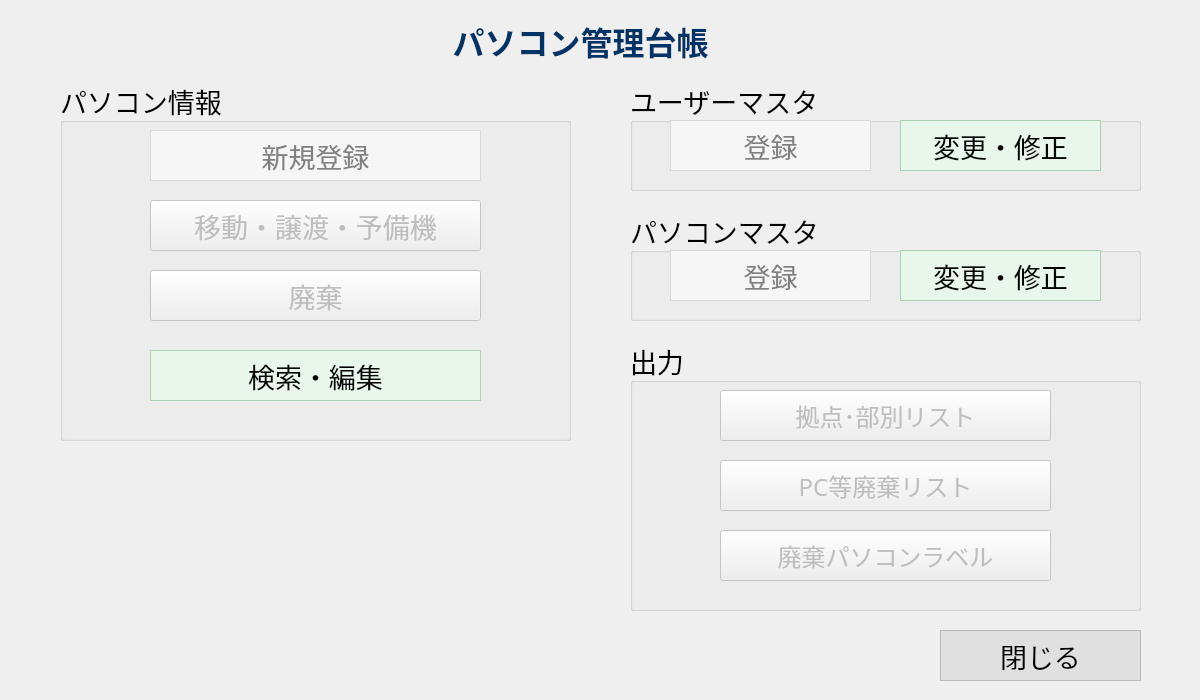
<?xml version="1.0" encoding="UTF-8"?>
<ui version="4.0">
 <class>MainWindow</class>
 <widget class="QMainWindow" name="MainWindow">
  <property name="geometry">
   <rect>
    <x>0</x>
    <y>0</y>
    <width>1200</width>
    <height>700</height>
   </rect>
  </property>
  <property name="minimumSize">
   <size>
    <width>1200</width>
    <height>700</height>
   </size>
  </property>
  <property name="maximumSize">
   <size>
    <width>1200</width>
    <height>700</height>
   </size>
  </property>
  <property name="windowTitle">
   <string>MainWindow</string>
  </property>
  <widget class="QWidget" name="centralwidget">
   <widget class="QLabel" name="label">
    <property name="enabled">
     <bool>false</bool>
    </property>
    <property name="geometry">
     <rect>
      <x>420</x>
      <y>20</y>
      <width>321</width>
      <height>41</height>
     </rect>
    </property>
    <property name="font">
     <font>
      <family>Meiryo</family>
      <pointsize>24</pointsize>
      <bold>true</bold>
     </font>
    </property>
    <property name="styleSheet">
     <string notr="true">color: #003366;
font-size: 24pt;
font-weight: bold;</string>
    </property>
    <property name="text">
     <string>パソコン管理台帳</string>
    </property>
    <property name="alignment">
     <set>Qt::AlignmentFlag::AlignCenter</set>
    </property>
   </widget>
   <widget class="QGroupBox" name="grpPcInfo">
    <property name="geometry">
     <rect>
      <x>60</x>
      <y>80</y>
      <width>511</width>
      <height>361</height>
     </rect>
    </property>
    <property name="font">
     <font>
      <family>Meiryo</family>
      <pointsize>20</pointsize>
     </font>
    </property>
    <property name="title">
     <string>パソコン情報</string>
    </property>
    <widget class="QPushButton" name="btnNewPcRegister">
     <property name="enabled">
      <bool>false</bool>
     </property>
     <property name="geometry">
      <rect>
       <x>90</x>
       <y>50</y>
       <width>331</width>
       <height>51</height>
      </rect>
     </property>
     <property name="font">
      <font>
       <family>Meiryo</family>
       <pointsize>20</pointsize>
      </font>
     </property>
     <property name="styleSheet">
      <string notr="true">QPushButton {
    background-color: #E6F0FA;      /* 通常：淡い青 */
    color: #000000;                 /* 黒字 */
    border: 1px solid #AFC7E3;      /* 薄い青の枠線 */
    border-radius: 0px;             /* 角丸なし */
}

QPushButton:hover {
    background-color: #D6E6F5;      /* ホバー：少し濃い青 */
    color: #000000;                 /* 黒字のまま */
}

QPushButton:pressed {
    background-color: #C5D9EE;      /* 押下：さらに濃い青 */
    color: #000000;                 /* 黒字のまま */
}

QPushButton:disabled {
    background-color: #F6F6F6;
    color: #808080;
    border: 1px solid #D9D9D9;
}</string>
     </property>
     <property name="text">
      <string>新規登録</string>
     </property>
    </widget>
    <widget class="QPushButton" name="btnTransfer">
     <property name="enabled">
      <bool>false</bool>
     </property>
     <property name="geometry">
      <rect>
       <x>90</x>
       <y>120</y>
       <width>331</width>
       <height>51</height>
      </rect>
     </property>
     <property name="text">
      <string>移動・譲渡・予備機</string>
     </property>
    </widget>
    <widget class="QPushButton" name="btnDispose">
     <property name="enabled">
      <bool>false</bool>
     </property>
     <property name="geometry">
      <rect>
       <x>90</x>
       <y>190</y>
       <width>331</width>
       <height>51</height>
      </rect>
     </property>
     <property name="text">
      <string>廃棄</string>
     </property>
    </widget>
    <widget class="QPushButton" name="btnSearchEdit">
     <property name="enabled">
      <bool>true</bool>
     </property>
     <property name="geometry">
      <rect>
       <x>90</x>
       <y>270</y>
       <width>331</width>
       <height>51</height>
      </rect>
     </property>
     <property name="styleSheet">
      <string notr="true">QPushButton {
    background-color: #E8F6EC;   /* 通常：淡い緑 */
    color: #000000;
    border: 1px solid #A9D3B2;   /* 淡い緑の枠線 */
    border-radius: 0px;
}

QPushButton:hover {
    background-color: #D9EFDF;   /* ホバー */
    color: #000000;
}

QPushButton:pressed {
    background-color: #C6E5CE;   /* 押下 */
    color: #000000;
}</string>
     </property>
     <property name="text">
      <string>検索・編集</string>
     </property>
    </widget>
   </widget>
   <widget class="QGroupBox" name="grpUserMaster">
    <property name="geometry">
     <rect>
      <x>630</x>
      <y>80</y>
      <width>511</width>
      <height>111</height>
     </rect>
    </property>
    <property name="font">
     <font>
      <family>Meiryo</family>
      <pointsize>20</pointsize>
     </font>
    </property>
    <property name="title">
     <string>ユーザーマスタ</string>
    </property>
    <widget class="QPushButton" name="btnUserMasterRegister">
     <property name="enabled">
      <bool>false</bool>
     </property>
     <property name="geometry">
      <rect>
       <x>40</x>
       <y>40</y>
       <width>201</width>
       <height>51</height>
      </rect>
     </property>
     <property name="font">
      <font>
       <family>Meiryo</family>
       <pointsize>20</pointsize>
      </font>
     </property>
     <property name="styleSheet">
      <string notr="true">QPushButton {
    background-color: #E6F0FA;      /* 通常：淡い青 */
    color: #000000;                 /* 黒字 */
    border: 1px solid #AFC7E3;      /* 薄い青の枠線 */
    border-radius: 0px;             /* 角丸なし */
}

QPushButton:hover {
    background-color: #D6E6F5;      /* ホバー：少し濃い青 */
    color: #000000;                 /* 黒字のまま */
}

QPushButton:pressed {
    background-color: #C5D9EE;      /* 押下：さらに濃い青 */
    color: #000000;                 /* 黒字のまま */
}

QPushButton:disabled {
    background-color: #F6F6F6;
    color: #808080;
    border: 1px solid #D9D9D9;
}</string>
     </property>
     <property name="text">
      <string>登録</string>
     </property>
    </widget>
    <widget class="QPushButton" name="btnUserMasterEdit">
     <property name="enabled">
      <bool>true</bool>
     </property>
     <property name="geometry">
      <rect>
       <x>270</x>
       <y>40</y>
       <width>201</width>
       <height>51</height>
      </rect>
     </property>
     <property name="styleSheet">
      <string notr="true">QPushButton {
    background-color: #E8F6EC;   /* 通常：淡い緑 */
    color: #000000;
    border: 1px solid #A9D3B2;   /* 淡い緑の枠線 */
    border-radius: 0px;
}

QPushButton:hover {
    background-color: #D9EFDF;   /* ホバー */
    color: #000000;
}

QPushButton:pressed {
    background-color: #C6E5CE;   /* 押下 */
    color: #000000;
}</string>
     </property>
     <property name="text">
      <string>変更・修正</string>
     </property>
    </widget>
   </widget>
   <widget class="QGroupBox" name="grpPCMaster">
    <property name="geometry">
     <rect>
      <x>630</x>
      <y>210</y>
      <width>511</width>
      <height>111</height>
     </rect>
    </property>
    <property name="font">
     <font>
      <family>Meiryo</family>
      <pointsize>20</pointsize>
     </font>
    </property>
    <property name="title">
     <string>パソコンマスタ</string>
    </property>
    <widget class="QPushButton" name="btnPcMasterRegister">
     <property name="enabled">
      <bool>false</bool>
     </property>
     <property name="geometry">
      <rect>
       <x>40</x>
       <y>40</y>
       <width>201</width>
       <height>51</height>
      </rect>
     </property>
     <property name="font">
      <font>
       <family>Meiryo</family>
       <pointsize>20</pointsize>
      </font>
     </property>
     <property name="styleSheet">
      <string notr="true">QPushButton {
    background-color: #E6F0FA;      /* 通常：淡い青 */
    color: #000000;                 /* 黒字 */
    border: 1px solid #AFC7E3;      /* 薄い青の枠線 */
    border-radius: 0px;             /* 角丸なし */
}

QPushButton:hover {
    background-color: #D6E6F5;      /* ホバー：少し濃い青 */
    color: #000000;                 /* 黒字のまま */
}

QPushButton:disabled {
    background-color: #F6F6F6;
    color: #808080;
    border: 1px solid #D9D9D9;
}

QPushButton:pressed {
    background-color: #C5D9EE;      /* 押下：さらに濃い青 */
    color: #000000;                 /* 黒字のまま */
}
</string>
     </property>
     <property name="text">
      <string>登録</string>
     </property>
    </widget>
    <widget class="QPushButton" name="btnPcMasterEdit">
     <property name="enabled">
      <bool>true</bool>
     </property>
     <property name="geometry">
      <rect>
       <x>270</x>
       <y>40</y>
       <width>201</width>
       <height>51</height>
      </rect>
     </property>
     <property name="styleSheet">
      <string notr="true">QPushButton {
    background-color: #E8F6EC;   /* 通常：淡い緑 */
    color: #000000;
    border: 1px solid #A9D3B2;   /* 淡い緑の枠線 */
    border-radius: 0px;
}

QPushButton:hover {
    background-color: #D9EFDF;   /* ホバー */
    color: #000000;
}

QPushButton:pressed {
    background-color: #C6E5CE;   /* 押下 */
    color: #000000;
}</string>
     </property>
     <property name="text">
      <string>変更・修正</string>
     </property>
    </widget>
   </widget>
   <widget class="QGroupBox" name="grpOutput">
    <property name="geometry">
     <rect>
      <x>630</x>
      <y>340</y>
      <width>511</width>
      <height>271</height>
     </rect>
    </property>
    <property name="font">
     <font>
      <family>Meiryo</family>
      <pointsize>20</pointsize>
     </font>
    </property>
    <property name="title">
     <string>出力</string>
    </property>
    <widget class="QPushButton" name="btnLocationReport">
     <property name="enabled">
      <bool>false</bool>
     </property>
     <property name="geometry">
      <rect>
       <x>90</x>
       <y>50</y>
       <width>331</width>
       <height>51</height>
      </rect>
     </property>
     <property name="font">
      <font>
       <family>Meiryo</family>
       <pointsize>18</pointsize>
      </font>
     </property>
     <property name="text">
      <string>拠点･部別リスト</string>
     </property>
    </widget>
    <widget class="QPushButton" name="btnPcEtcDisposeReport">
     <property name="enabled">
      <bool>false</bool>
     </property>
     <property name="geometry">
      <rect>
       <x>90</x>
       <y>120</y>
       <width>331</width>
       <height>51</height>
      </rect>
     </property>
     <property name="font">
      <font>
       <family>Meiryo</family>
       <pointsize>18</pointsize>
      </font>
     </property>
     <property name="text">
      <string>PC等廃棄リスト</string>
     </property>
    </widget>
    <widget class="QPushButton" name="btnDisposeLabel">
     <property name="enabled">
      <bool>false</bool>
     </property>
     <property name="geometry">
      <rect>
       <x>90</x>
       <y>190</y>
       <width>331</width>
       <height>51</height>
      </rect>
     </property>
     <property name="font">
      <font>
       <family>Meiryo</family>
       <pointsize>18</pointsize>
      </font>
     </property>
     <property name="text">
      <string>廃棄パソコンラベル</string>
     </property>
    </widget>
   </widget>
   <widget class="QPushButton" name="btnClose">
    <property name="geometry">
     <rect>
      <x>940</x>
      <y>630</y>
      <width>201</width>
      <height>51</height>
     </rect>
    </property>
    <property name="font">
     <font>
      <family>Meiryo</family>
      <pointsize>20</pointsize>
     </font>
    </property>
    <property name="styleSheet">
     <string notr="true">QPushButton {
    background-color: #E0E0E0;      /* 背景より少し濃いグレー */
    color: #000000;                 /* 黒字 */
    border: 1px solid #B8B8B8;      /* 薄いグレーの枠線 */
    border-radius: 0px;             /* 角丸なし */
}

QPushButton:hover {
    background-color: #D0D0D0;      /* ホバー：少し濃いグレー */
    color: #000000;                 /* 黒字のまま */
}

QPushButton:pressed {
    background-color: #C0C0C0;      /* 押下：さらに濃いグレー */
    color: #000000;                 /* 黒字のまま */
}
</string>
    </property>
    <property name="text">
     <string>閉じる</string>
    </property>
   </widget>
  </widget>
 </widget>
 <resources/>
 <connections/>
</ui>
